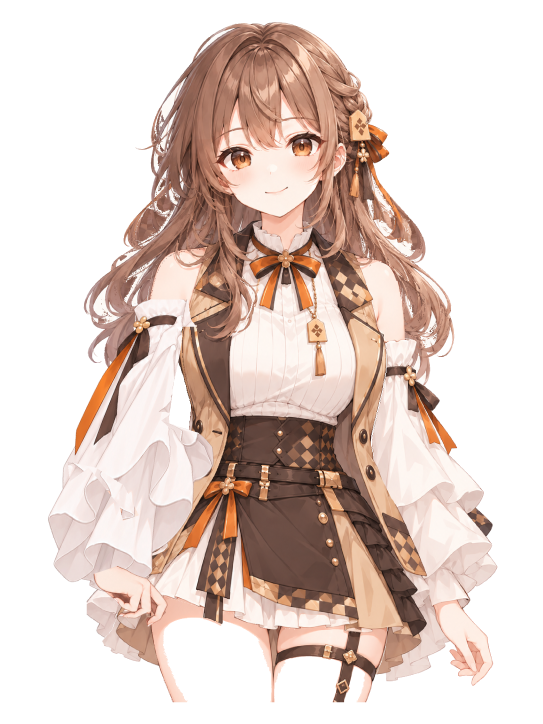
#> input picture assets/parts/v24/review/pose-v24-3.4.png, 1086 x 1448 px (shown at 1/2 size); its folder holds 4 pictures in this run
$ python audit_v24_images.py
#> lines starting #> are read from the running program, lines starting #| are printed output that depends on the picture; after the words box and inside, x2 and y2 are one past the last pixel; in counts of white or black regions, pixels touching at a corner belong together
from pathlib import Path
import json
from collections import deque
import numpy as np
from PIL import Image,ImageDraw
OUT=Path(__file__).resolve().parents[1]/'assets/parts/v24/review'
def holes(image):
 a=np.array(image.convert('RGBA'));mask=Image.fromarray(((a[:,:,3]>=128)*255).astype('uint8')).copy();ImageDraw.floodfill(mask,(0,0),128);return np.array(mask)==0
rows=[]
for file in sorted(OUT.glob('pose-v24-*.png')):
 im=Image.open(file).convert('RGBA');a=np.array(im);small=im.resize((543,724),Image.Resampling.NEAREST);gap=holes(small);pending=set(zip(*np.nonzero(gap)));components=[]
#> further down, im is the input picture: PIL image 1086x1448 RGBA; mean R, G, B, A 99.9, 83.1, 75.7, 130
#> after `small = im.resize((543, 724), Image.Resampling.NEAREST)`:
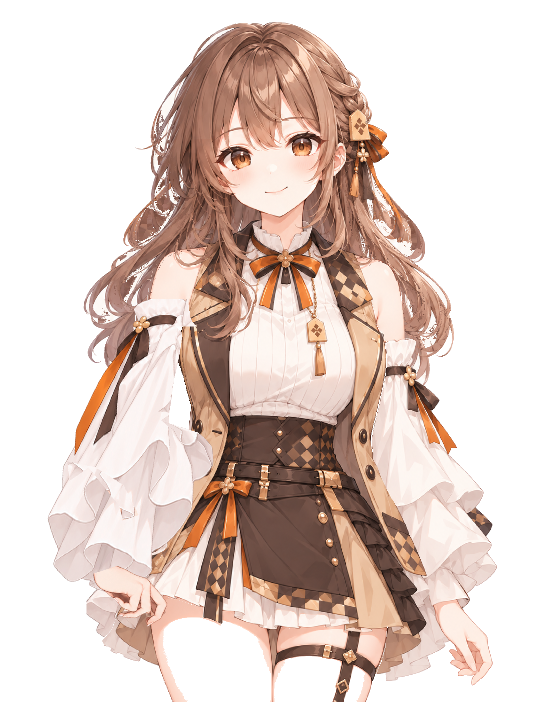
#> small: PIL image 543x724 RGBA; mean R, G, B, A 99.9, 83.1, 75.7, 130; transparent parts drawn white
#> in holes, `mask = Image.fromarray(((a[:, :, 3] >= 128) * 255).astype('uint8')).co`:
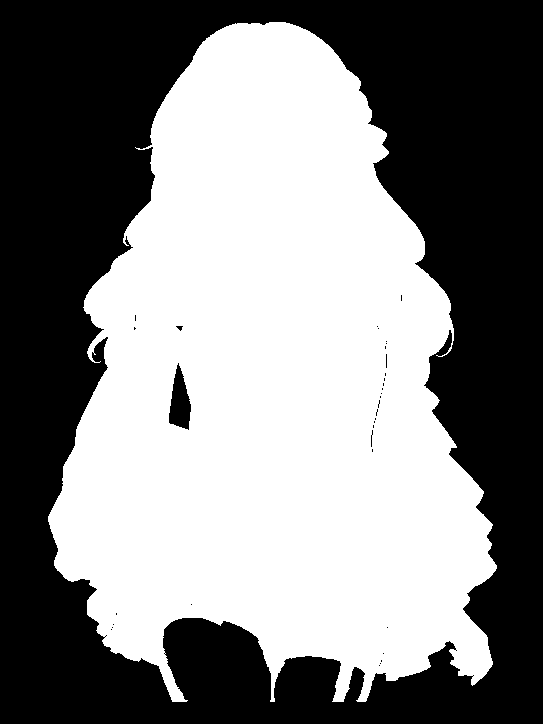
#> mask: PIL image 543x724 L; 51.1% white; 35 black regions (32 under 20 px), largest, box (x1, y1, x2, y2) and area: (0, 0, 543, 724) 191196, (169, 363, 191, 430) 914, (176, 326, 183, 331) 20
#> in holes, `ImageDraw.floodfill(mask, (0, 0), 128)`:
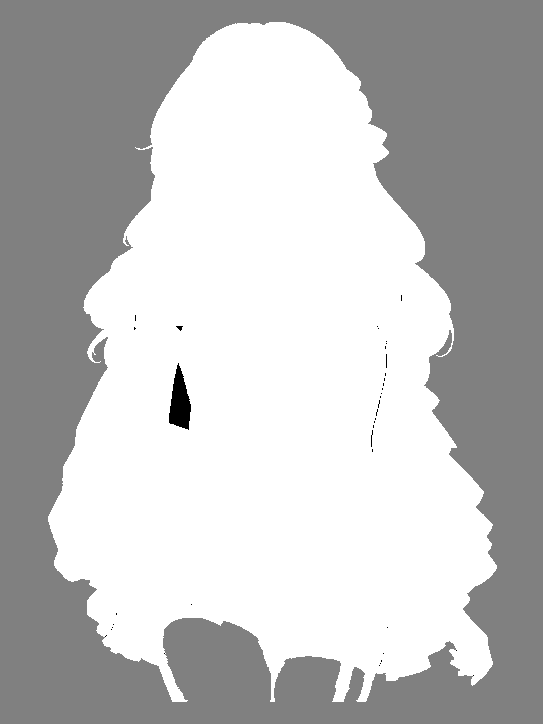
#> mask: PIL image 543x724 L; min 0, max 255, mean 192.6
#> in holes, `return np.array(mask) == 0`:
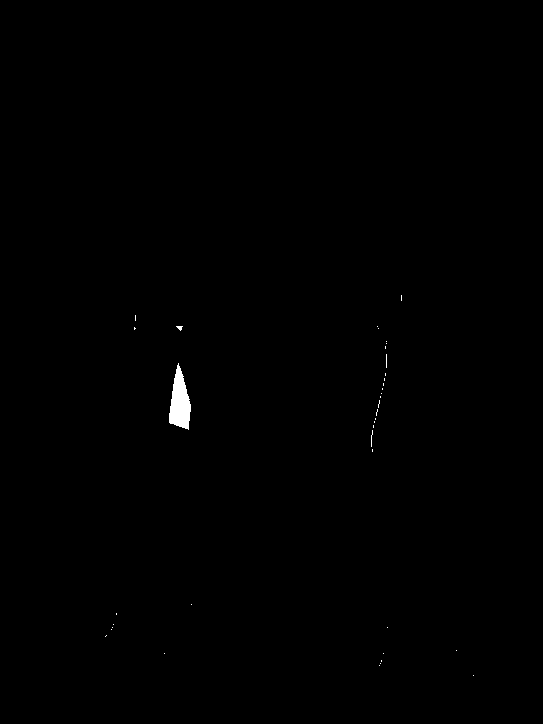
#> returned value: shape (724, 543) bool; 0.27% white; 38 white regions (36 under 20 px), largest, box (x1, y1, x2, y2) and area: (169, 363, 191, 430) 914, (176, 326, 183, 331) 20
#> after `pending = set(zip(*np.nonzero(gap)))`: pending = 1044 items
 while pending:
  p=pending.pop();stack=[p];pixels=[p]
  while stack:
   y,x=stack.pop()
   for dy,dx in [(0,1),(0,-1),(1,0),(-1,0)]:
    q=(y+dy,x+dx)
    if q in pending:pending.remove(q);stack.append(q);pixels.append(q)
  if len(pixels)>=4:
   ys,xs=zip(*pixels);components.append({'pixels_half_resolution':len(pixels),'box_source':[int(min(xs)*2),int(min(ys)*2),int(max(xs)*2),int(max(ys)*2)]})
#> this loop made 42 passes
#> (ys, xs) on passes 3, 4, 8, 9, 11: ((433, 434, 432, 431, 430), (372, 372, 372, 372, 372)), ((327, 328, 328, 329), (134, 134, 135, 134)), ((441, 442, 440, 439, 438, 437, 436, 435, 443, 444, 445, 446), (371, 371, 371, 371, 371, 371, 371, 371, 371, 371, 371, 371)), ((402, 403, 401, 400), (379, 379, 379, 379)), ((295, 296, 297, 298, 299, 300), (401, 401, 401, 401, 401, 401))
#> after the loop, components = 11 items; pending = 0 items
 rows.append({'file':file.name,'alpha_pixels_on_canvas_border':int((a[0,:,3]>0).sum()+(a[-1,:,3]>0).sum()+(a[:,0,3]>0).sum()+(a[:,-1,3]>0).sum()),'enclosed_transparent_pixels_half_resolution':int(gap.sum()),'largest_components':sorted(components,key=lambda c:c['pixels_half_resolution'],reverse=True)[:5]})
extremes=[]
for file in sorted(OUT.glob('extreme-*.png')):
 a=np.array(Image.open(file));extremes.append({'file':file.name,'border_alpha_pixels':int((a[0,:,3]>0).sum()+(a[-1,:,3]>0).sum()+(a[:,0,3]>0).sum()+(a[:,-1,3]>0).sum())})
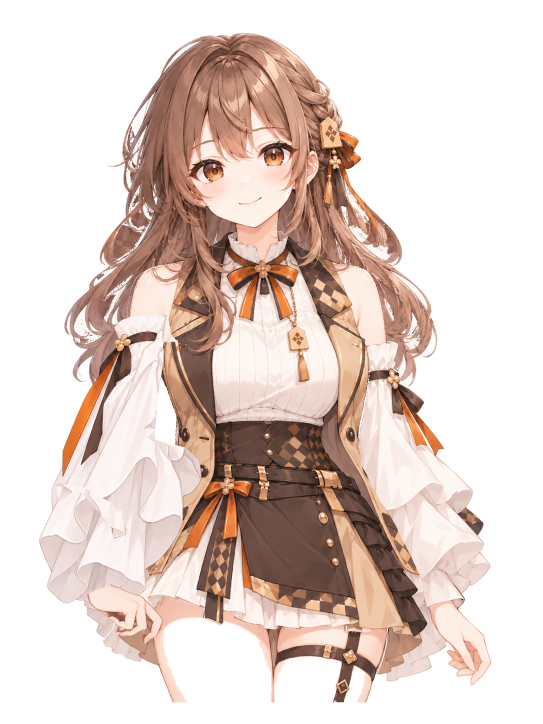
#> input picture assets/parts/v24/review/extreme-neutral--1.png, 1086 x 1448 px (shown at 1/2 size)
#> further down, a is the input picture: shape (1448, 1086, 4); mean R, G, B, A 97.9, 81.5, 74.3, 127.4
def sheet(files,name,cols,width=280,height=410):
#> called with name = 'motion-contact.png', cols = 4, width = 280, height = 410
 out=Image.new('RGB',(cols*width,((len(files)+cols-1)//cols)*height),'#777777');draw=ImageDraw.Draw(out)
#> after `out = Image.new('RGB', (cols * width, (len(files) + cols - 1) // cols `: out: PIL image 1120x820 RGB; every value is 119
 for i,file in enumerate(files):
#> (the run stopped early here; a loop or call above may not have finished)
